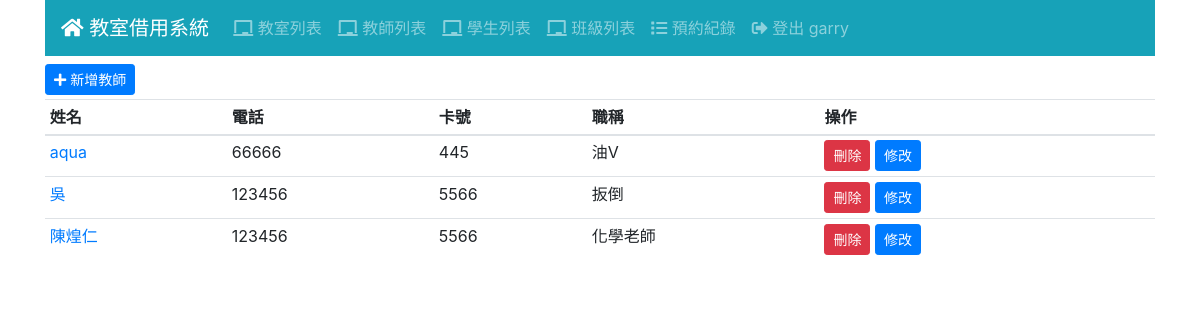
Before: /teacher/ (signed in) with the older database file.
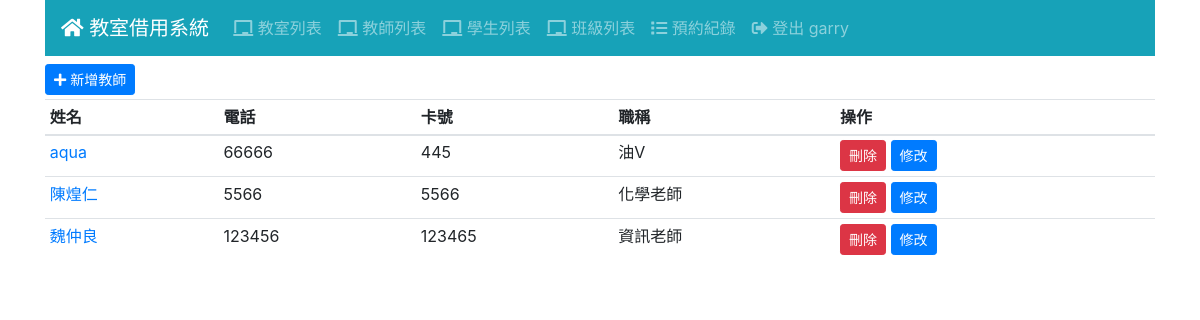
After: the same page with the newer database file.
### teacher/models.py (models this page shows, shortened)
class Teacher(Model):
    realname = CharField('姓名', max_length=32)
    tea_classes=models.ManyToManyField(Classes)
    tel = CharField('連絡電話', max_length=10)
    role= CharField('職稱', max_length=20)  #ex:訓育組長、教務主任、高中部數學老師
    cardid= CharField('卡號', max_length=30)

### teacher/views.py (the view)
# urls.py: path('', TeacherList.as_view(), name='teacher_list'),
class TeacherList(LoginRequiredMixin, ListView):
    model = Teacher
    ordering = ['realname']
    paginate_by = 20

### templates/teacher/teacher_list.html
{% extends "base.html" %}
{% block content %}
<div class="mb-1">
  <a href="{% url 'teacher_add' %}" class="btn btn-sm btn-primary">
    <i class="fas fa-plus"></i> 新增教師
  </a>
</div>
<div id="teacher-list">
  <table class="table table-sm">
    <thead>
      <tr>
        <th>姓名</th><th>電話</th><th>卡號</th><th>職稱</th><th>操作</th>
      </tr>
    </thead>
    <tbody>
      {% for teacher in teacher_list %}
      <tr>
        <td>
          <a href="{% url 'teacher_view' teacher.id %}">{{ teacher.realname }}</a>
        </td>
        <td>{{ teacher.tel }}</td>
        <td>{{ teacher.cardid }}</td>
        <td>{{ teacher.role }}</td>
        <td>
          <a href="{% url 'teacher_delete' teacher.id %}" class="btn btn-sm btn-danger">刪除</a>
          <a href="{% url 'teacher_edit' teacher.id %}" class="btn btn-sm btn-primary">修改</a>
        </td>
      </tr>
      {% endfor %}
    </tbody>
  </table>
</div>
{% endblock %}

Changed rows visible on the page:
changed Teacher "陳煌仁": tel "123456" → "5566"; moves up the list
changed Teacher: realname "吳" → "魏仲良"; cardid "5566" → "123465"; role "扳倒" → "資訊老師"
